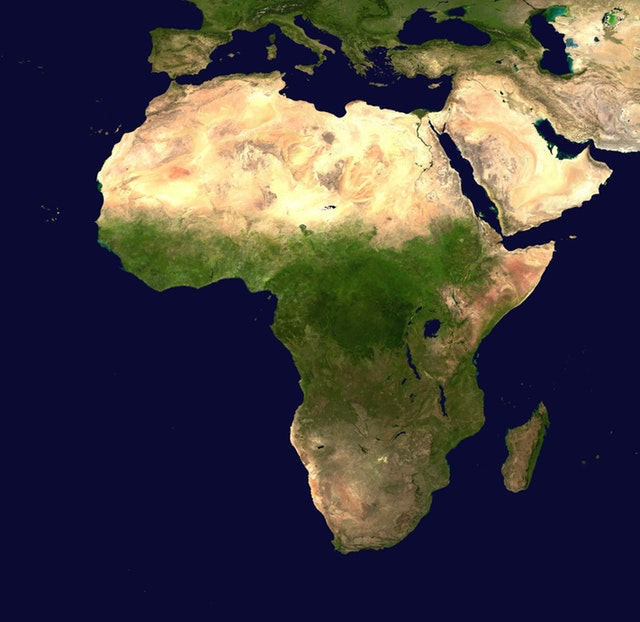
#> input picture Contour/map.jpg, 640 x 622 px
$ python convexhull.py
#> lines starting #> are read from the running program, lines starting #| are printed output that depends on the picture; after the words box and inside, x2 and y2 are one past the last pixel; in counts of white or black regions, pixels touching at a corner belong together
import cv2
import numpy as np

img = cv2.imread("map.jpg")
#> img is the input picture: shape (622, 640, 3); mean B, G, R 66.4, 64, 68.6

gray = cv2.cvtColor(img, cv2.COLOR_BGR2GRAY) #siyah-beyaz'a dönüştürür. Aslında 0-1 çevirmek demektir.
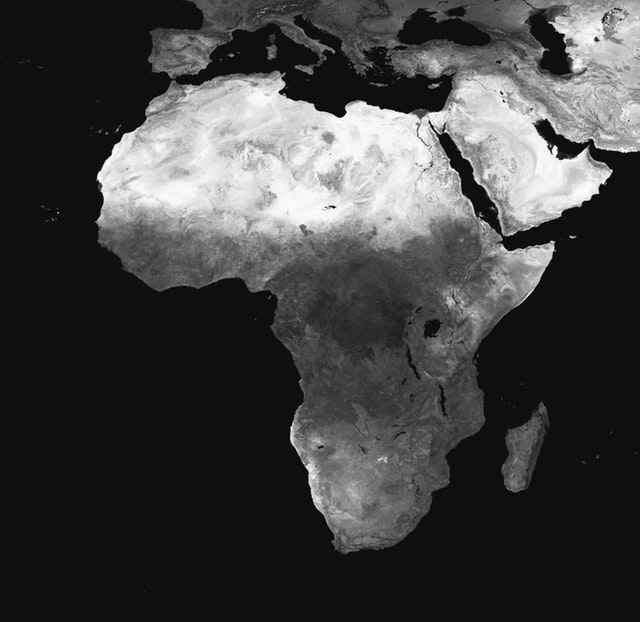
#> gray: shape (622, 640); min 1, max 253, mean 65.7
blur = cv2.blur(gray, (3, 3))
ret, thresh = cv2.threshold(blur, 40, 255, cv2.THRESH_BINARY) # thresh-->daha da siyah beyaz eder, sıyırır.
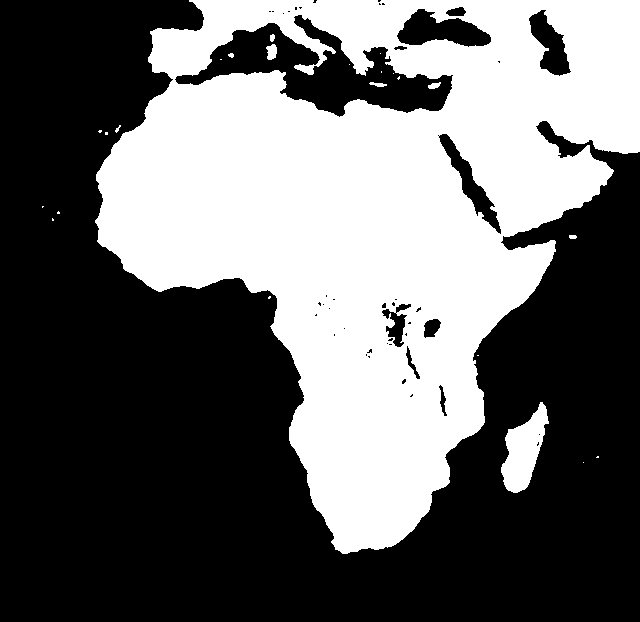
#> thresh: shape (622, 640); 41.2% white; 24 white regions (15 under 20 px)

contours, hierarchy = cv2.findContours(thresh, cv2.RETR_TREE, cv2.CHAIN_APPROX_SIMPLE)
#> contours = 69 contours, 50 with area under 20; largest, box (x1, y1, x2, y2) and area: (95, 0, 640, 554) 177440, (174, 14, 454, 118) 11646, (501, 402, 549, 493) 2249, (396, 8, 492, 48) 2191, (438, 133, 502, 235) 1526

hull = []

for i in range(len(contours)): # range(len(contours))--> 0 dan contoursun uzunluğuna kadar olan sayıları döndürür
    hull.append(cv2.convexHull(contours[i], False)) # hull.append--> değerleri boş diziye atar.
#> this loop made 69 passes
#> after the loop, hull = 69 contours, 48 with area under 20; largest, box (x1, y1, x2, y2) and area: (95, 0, 640, 554) 209284, (174, 14, 454, 118) 18006, (501, 402, 549, 493) 2616, (396, 8, 492, 48) 2596, (438, 133, 502, 235) 1918

bg = np.zeros((thresh.shape[0], thresh.shape[1], 3), np.uint8) #np.zeros--> siyah bir ekran oluşturur. 3-->renkli çizim için.

for i in range(len(contours)):
    cv2.drawContours(bg, contours, i, (0, 255, 0), 3, 8)
    cv2.drawContours(bg, hull, i, (0, 0, 255), 1, 8)
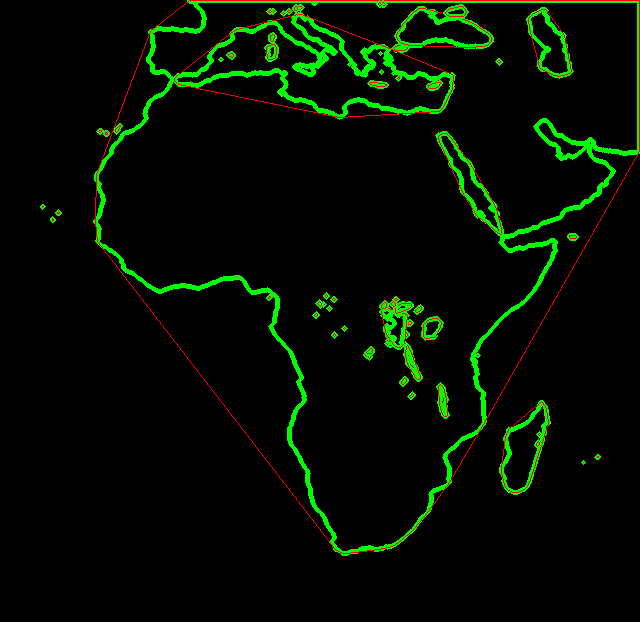
#> bg: shape (622, 640, 3); mean of channels 0, 1, 2 0, 12.8, 2.4; drawn as B, G, R


cv2.imshow("Original", img)
cv2.imshow("Gray", gray)
cv2.imshow("Blur", blur)
cv2.imshow("Thresh", thresh)
cv2.imshow("Image", bg)


cv2.waitKey(0)
cv2.destroyAllWindows()
